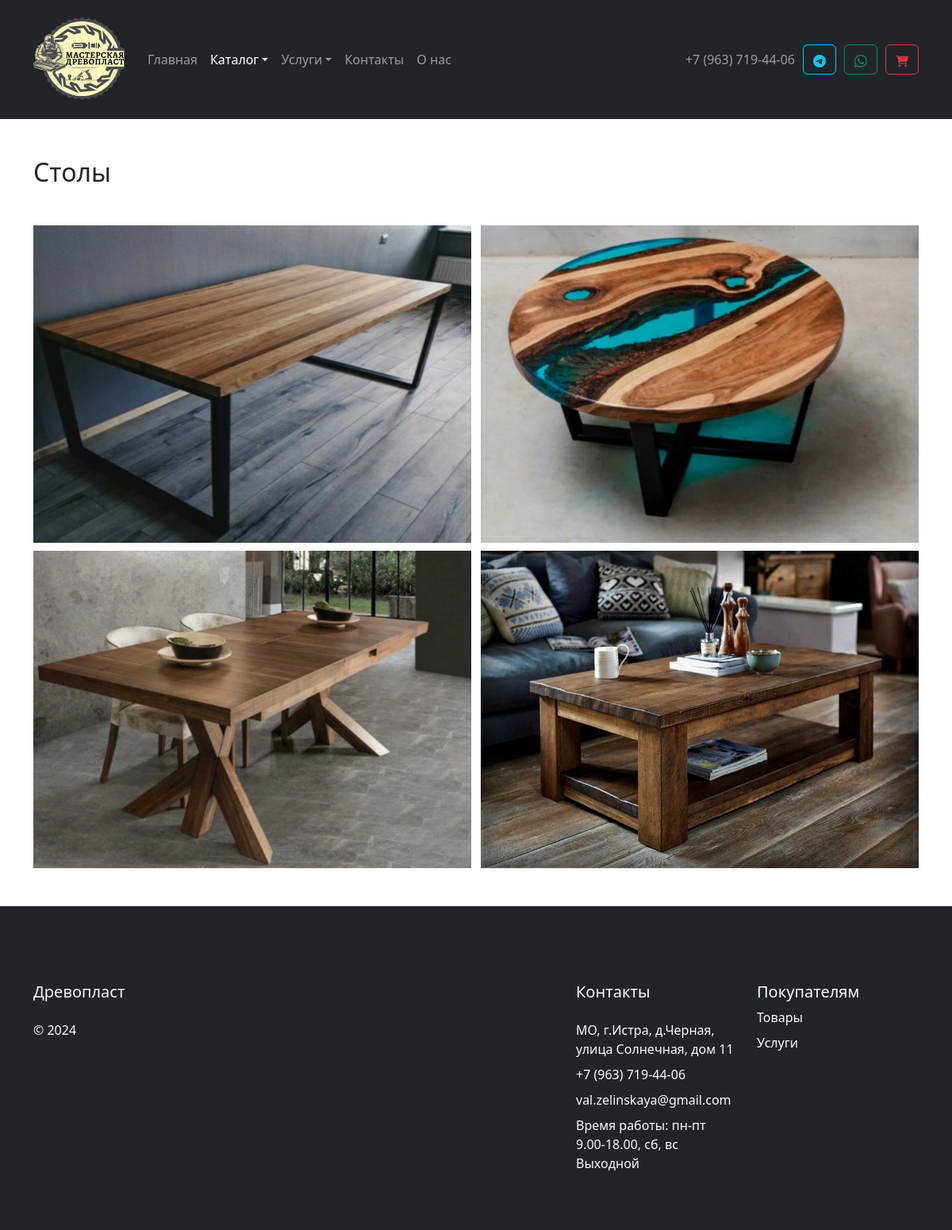
/catalog/tables/index.php, run on the app's committed database.
### tables this page shows
CREATE TABLE `categories` (
  `id` int(3) NOT NULL,
  `name` varchar(100) NOT NULL,
  `image` varchar(100) NOT NULL,
  `description` varchar(1000) NOT NULL,
  `category_link` varchar(50) NOT NULL,
  `category_order` int(11) NOT NULL COMMENT 'Порядок вывода на странице'
);

CREATE TABLE `subcategories` (
  `id` int(10) NOT NULL,
  `name` varchar(100) NOT NULL,
  `image` varchar(100) NOT NULL,
  `link` varchar(100) NOT NULL,
  `category` int(10) NOT NULL,
  `description` varchar(100) NOT NULL
);

### catalog/tables/index.php (called while the page is built)
<?
$category_id = 1;
$folder = 'tables';
require($_SERVER['DOCUMENT_ROOT'] . '/catalog/show_subcategories.php');

### catalog/show_subcategories.php (the view, shortened to what this page needs)
<?
include_once $_SERVER['DOCUMENT_ROOT'] . "/modules/header.php";
require($_SERVER['DOCUMENT_ROOT'] . '/database/db.php');
$sql = 'SELECT * FROM subcategories WHERE category = ' . $category_id;
$result = $conn->query($sql);
$category_name = $conn->query('SELECT name FROM categories WHERE id = ' . $category_id)->fetch_assoc();
if ($result->num_rows != 0) {
  $subcategories = $result->fetch_all(MYSQLI_ASSOC);
}
?>
<div class="container my-5">
  <h2 class="mb-5"><?= $category_name['name'] ?></h2>
  <div class="subcategories-wrapper d-flex justify-content-between">
    <?php foreach ($subcategories as $subcategory): ?>
      <div class="subcategory-card">
        <a href="<?= '/catalog/' . $folder . '/products?sub=' . $subcategory['id']; ?>">
          <img class="subcategory-img" src="/assets/images/subcategories/<?= $subcategory['image'];?>" alt="">
        </a>
      </div>
    <?php endforeach; ?>
  </div>
</div>
<? include_once $_SERVER['DOCUMENT_ROOT'] . "/modules/footer.php"; ?>

### assets/css/style.css (style rules this page uses)
body { min-height: 100vh; display: flex; flex-direction: column; }
.subcategories-wrapper { flex: 1; flex-wrap: wrap; row-gap: 10px; }
.subcategory-card { box-sizing: border-box; width: 49.5%; height: 400px; cursor: pointer; position: relative; }
.subcategory-img { width: 100%; height: 100%; position: absolute; }

### data on the page
categories: name "Столы"
subcategories: image (picture)
subcategories: image (picture)
subcategories: image (picture)
subcategories: image (picture)
